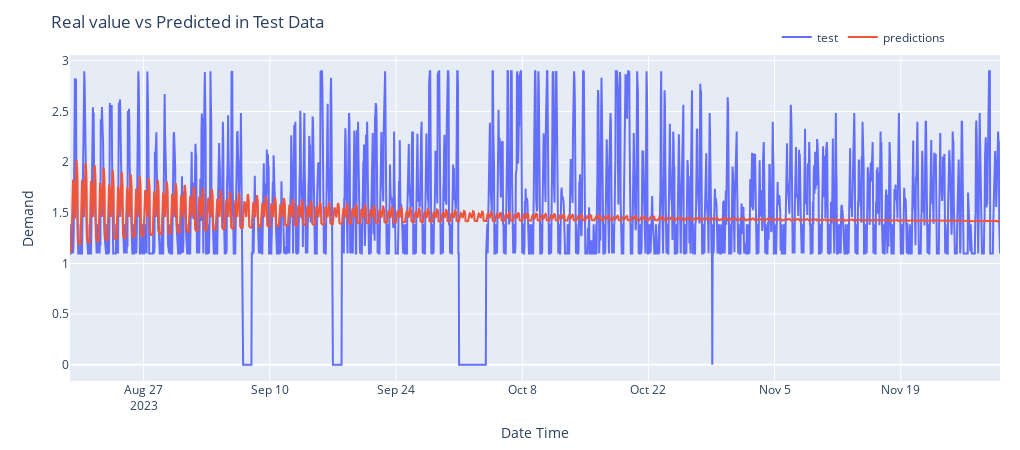

The notebook cell saved with this chart:
### Code cell
pred_values = pred_uc.predicted_mean.values

errors = calculate_forecast_errors(test["Consumo_log"].values, pred_values)
print_forecast_errors(errors)

plotPredictions(test.index, pred_values, test["Consumo_log"].values)

### Figure 1 — Plotly figure (JSON) as saved in the notebook; plotly's stock layout.template omitted (floating-point values rounded to 4 significant figures; data arrays with more than 128 entries replaced by an {"elided": "..."} marker saying what was removed)
{"data": [{"mode": "lines", "name": "test", "type": "scatter", "x": {"elided": "2477 str values"}, "y": {"elided": "2477 float values"}}, {"mode": "lines", "name": "predictions", "type": "scatter", "x": {"elided": "2477 str values"}, "y": {"elided": "2477 float values"}}], "layout": {"height": 450, "legend": {"orientation": "h", "x": 0.76, "xanchor": "left", "y": 1.1, "yanchor": "top"}, "margin": {"b": 20, "l": 70, "r": 20, "t": 55}, "title": {"text": "Real value vs Predicted in Test Data"}, "width": 1020, "xaxis": {"title": {"text": "Date Time"}}, "yaxis": {"title": {"text": "Demand"}}}}
